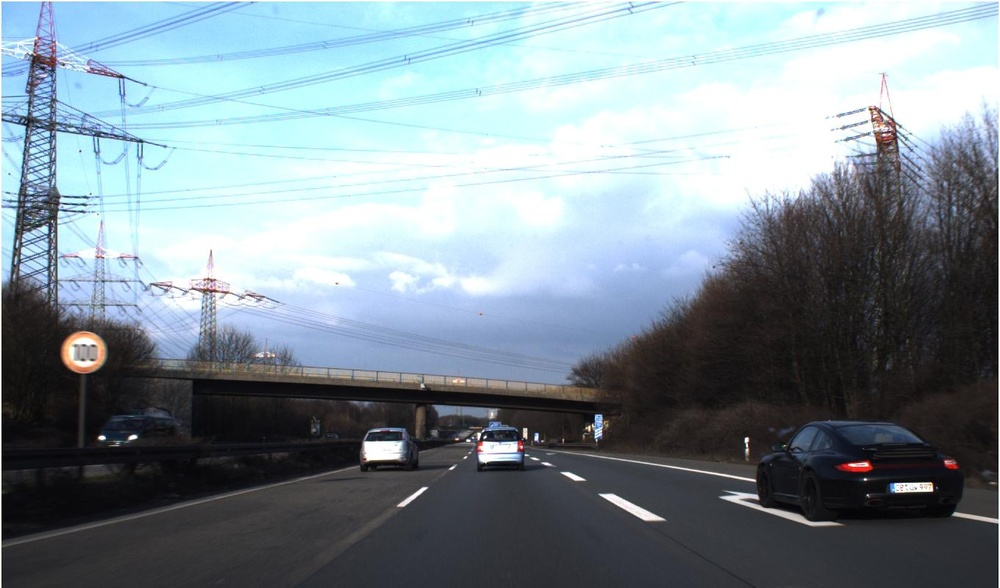
#> input picture image1.jpg, 1000 x 588 px, shrunk from 1360 x 800 before the run
$ python sift_match_1.py
#> lines starting #> are read from the running program, lines starting #| are printed output that depends on the picture; after the words box and inside, x2 and y2 are one past the last pixel; in counts of white or black regions, pixels touching at a corner belong together
#%%
import cv2
import numpy as np
from matplotlib import pyplot as plt

#%%
def detect(img, template, kp1, des1, kp2, des2, threshold):

    h,w,d = img.shape
    img_points = np.zeros((h,w))
    points = []

    matches = matcher.knnMatch(des1, des2, 2)

    # Apply ratio test
    good = []
    for m,n in matches:
        if m.distance < threshold * n.distance:
            good.append([m])

            pt1 = kp1[m.queryIdx].pt
            cv2.circle(img1, (int(pt1[0]),int(pt1[1])), 5, (255,0,255), -1)

            points.append([pt1[0],pt1[1]])

    for i in range(len(points)):
        img_points[int(points[i][1]), int(points[i][0])] = 1

    return img_points, points

#%%
sift = cv2.xfeatures2d.SIFT_create()

#%%
## Create flann matcher
FLANN_INDEX_KDTREE = 1  # bug: flann enums are missing
flann_params = dict(algorithm = FLANN_INDEX_KDTREE, trees = 5)
#matcher = cv2.FlannBasedMatcher_create()
matcher = cv2.FlannBasedMatcher(flann_params, {})


#%%
img1 = plt.imread("image1.jpg")
#> img1 is the input picture: shape (588, 1000, 3); mean R, G, B 126, 140.3, 148.2
img2 = plt.imread("patch.jpg")
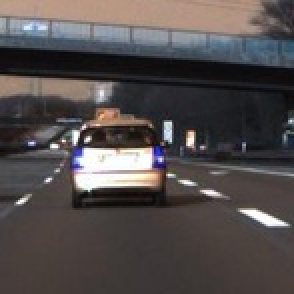
#> input picture patch.jpg, 147 x 147 px, shrunk from 200 x 200 before the run (shown 2 times larger)
#> img2 is the input picture: shape (147, 147, 3); mean R, G, B 82.4, 76.5, 76.1


kp1, des1 = sift.detectAndCompute(img1,None)
#> kp1 = 1716 keypoints; strongest (x, y, size): (102, 438, 3.9), (746, 440, 3.2), (133, 437, 4.1), (485, 437, 1.9)
kp2, des2 = sift.detectAndCompute(img2,None)
#> kp2 = 103 keypoints; strongest (x, y, size): (44, 69, 2), (95, 70, 3.4), (52, 84, 16.7), (38, 67, 3)


img_points, points = detect(img1, img2, kp1, des1, kp2, des2, 0.1)
#> in detect, `matches = matcher.knnMatch(des1, des2, 2)`: matches = 1716 matches
#> the loop in detect, `for m,n in matches:` made 1716 passes
#> pt1 on passes 954, 977, 985, 1004, 1036: (466.7, 428.2), (482.5, 434.6), (485.3, 469.9), (499.5, 432.1), (560.1, 447.3)
#> after the loop in detect, `for m,n in matches:`: good = 5 matches; points = [[466.7, 428.2], [482.5, 434.6], [485.3, 469.9], [499.5, 432.1], [560.1, 447.3]]
#> the loop in detect, `for i in range(len(points)):` made 5 passes
#> after the loop in detect, `for i in range(len(points)):`:
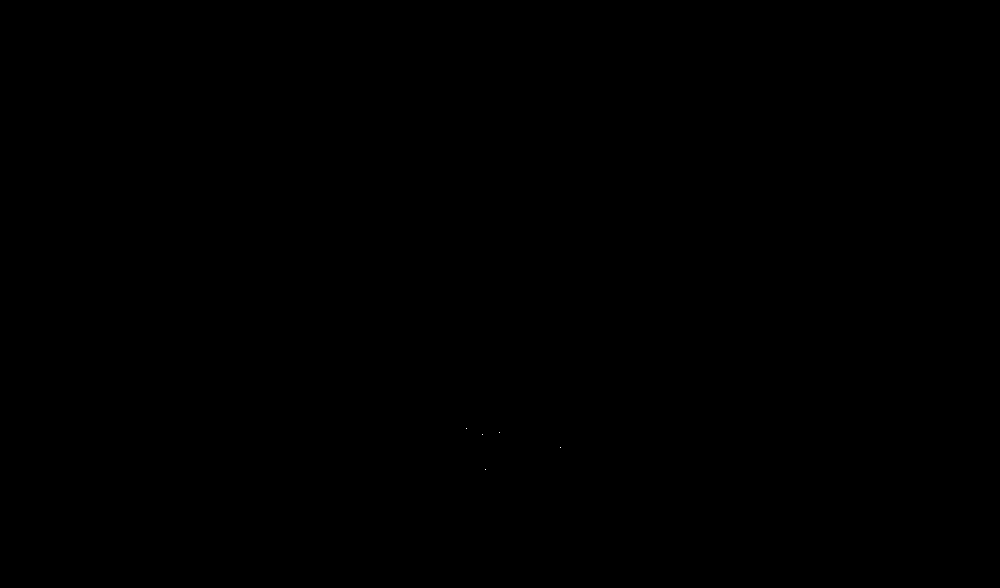
#> img_points: shape (588, 1000) float64; values 0 (black) and 1 (white), 0% white in thin lines or dots, all inside (x1, y1, x2, y2) = (466, 428, 561, 470)

#%%
# cv2.drawMatchesKnn expects list of lists as matches.
#img3 = cv2.drawMatchesKnn(img1,kp1,img2,kp2,good,None,flags=2)


plt.imshow(img_points)
